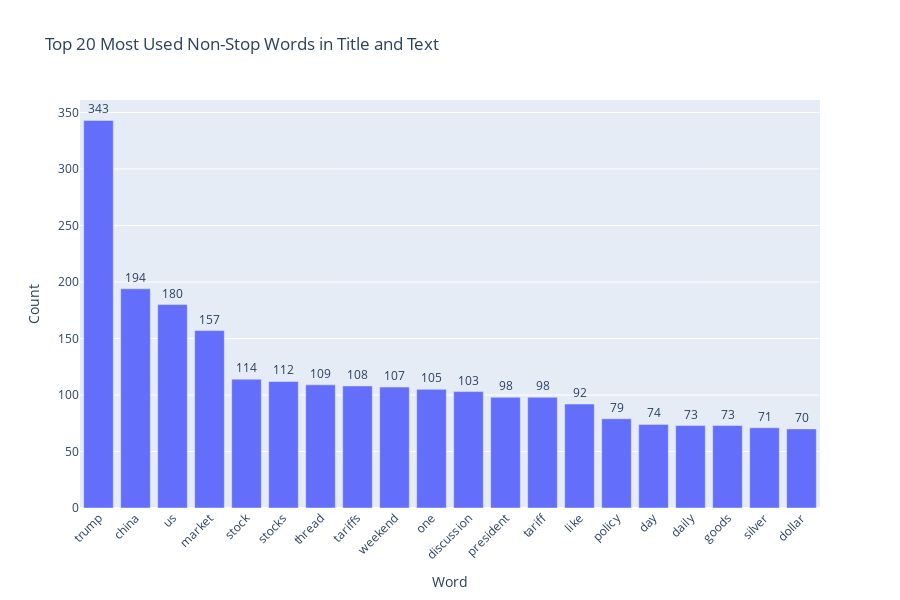

Notebook code cell kept with this figure:
### Markdown cell above
### Exercise 12 and 13

### Code cell
import plotly.express as px
from collections import Counter

# Convert to DataFrame for Plotly
df_plot = pd.DataFrame(top_words, columns=["Word", "Frequency"])

# Plot with Plotly
fig = px.bar(
    df_plot,
    x="Word",
    y="Frequency",
    title="Top 20 Most Used Non-Stop Words in Title and Text",
    text="Frequency",
    labels={"Word": "Word", "Frequency": "Count"},
)

# Make it interactive
fig.update_traces(textposition="outside")
fig.update_layout(
    xaxis_tickangle=-45,
    height=600,
    width=900
)

fig.show()

### Figure 1 — Plotly figure (JSON) as saved in the notebook; plotly's stock layout.template omitted (floating-point values rounded to 4 significant figures)
{"data": [{"hovertemplate": "Word=%{x}<br>Count=%{text}<extra></extra>", "legendgroup": "", "marker": {"color": "#636efa", "pattern": {"shape": ""}}, "name": "", "orientation": "v", "showlegend": false, "text": [343.0, 194.0, 180.0, 157.0, 114.0, 112.0, 109.0, 108.0, 107.0, 105.0, 103.0, 98.0, 98.0, 92.0, 79.0, 74.0, 73.0, 73.0, 71.0, 70.0], "textposition": "outside", "type": "bar", "x": ["trump", "china", "us", "market", "stock", "stocks", "thread", "tariffs", "weekend", "one", "discussion", "president", "tariff", "like", "policy", "day", "daily", "goods", "silver", "dollar"], "xaxis": "x", "y": [343, 194, 180, 157, 114, 112, 109, 108, 107, 105, 103, 98, 98, 92, 79, 74, 73, 73, 71, 70], "yaxis": "y"}], "layout": {"barmode": "relative", "height": 600, "legend": {"tracegroupgap": 0}, "title": {"text": "Top 20 Most Used Non-Stop Words in Title and Text"}, "width": 900, "xaxis": {"anchor": "y", "domain": [0, 1], "tickangle": -45, "title": {"text": "Word"}}, "yaxis": {"anchor": "x", "domain": [0, 1], "title": {"text": "Count"}}}}
